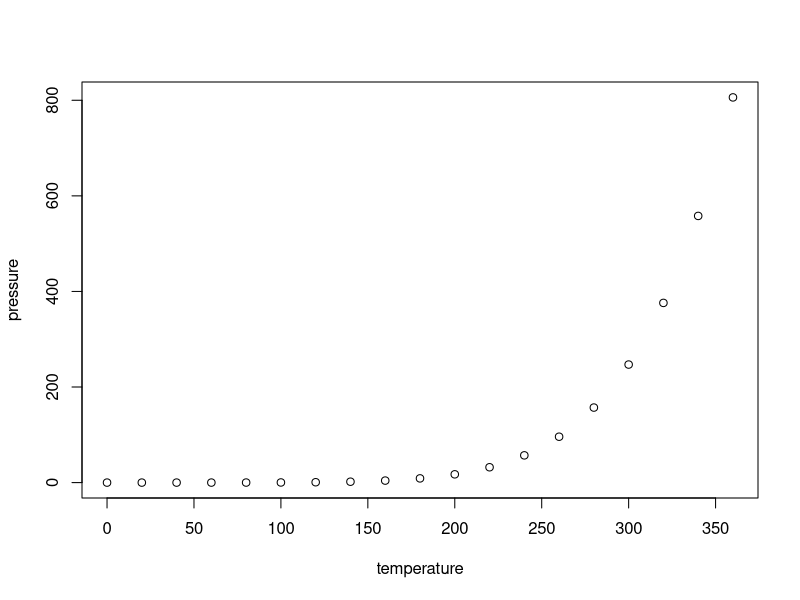
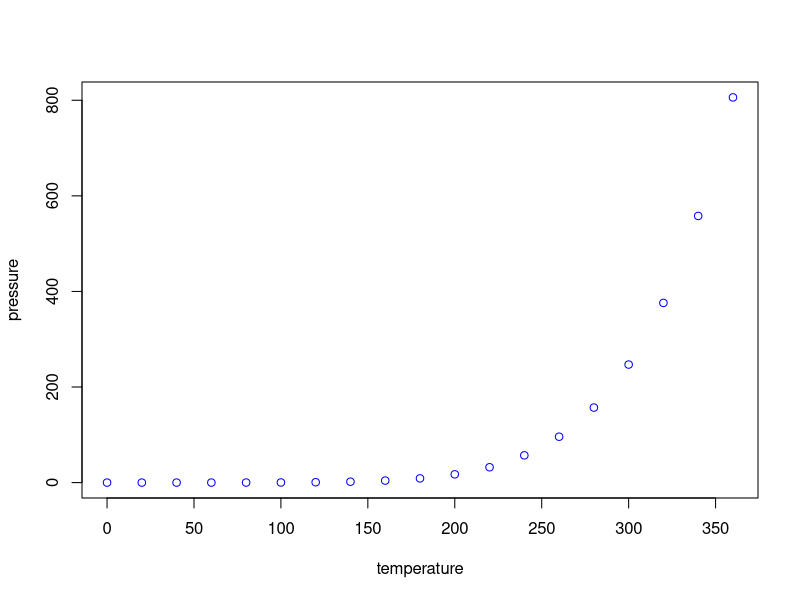
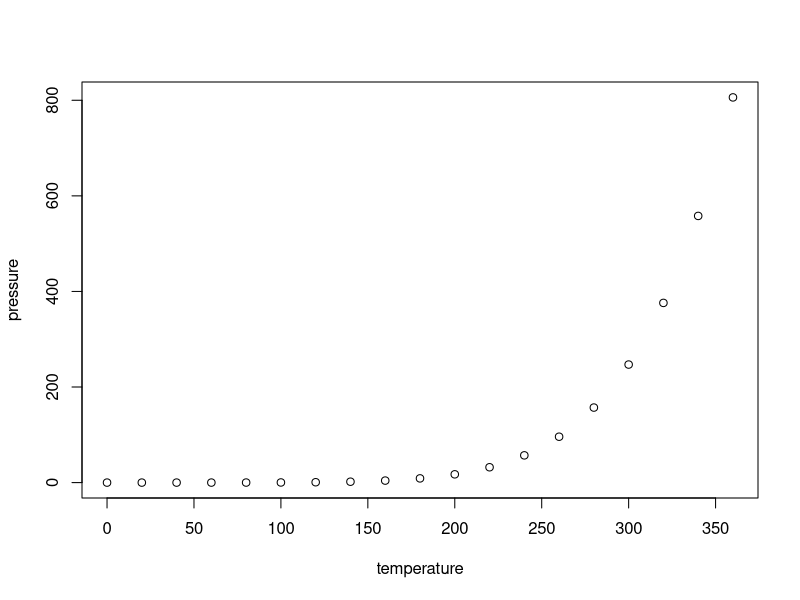
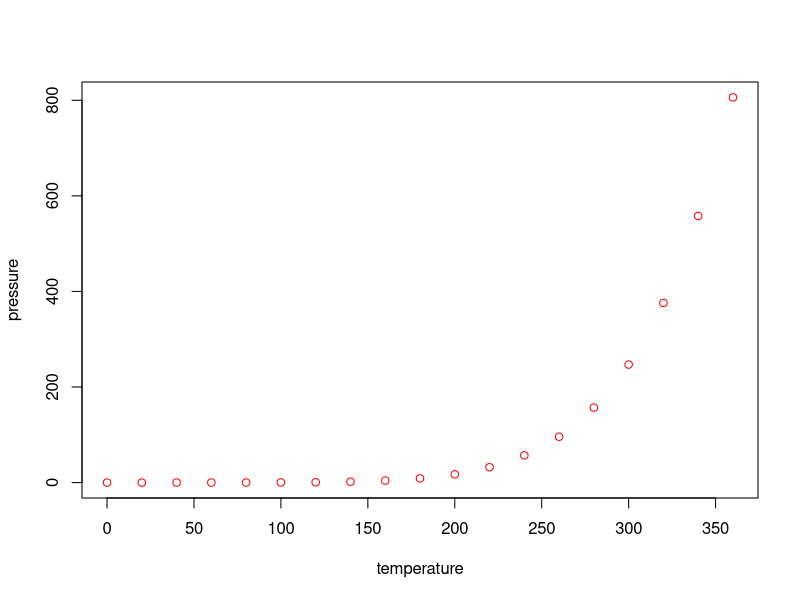

Here is the R script that generated these plots, in order:
## ---- chunk 1
knitr::opts_chunk$set(echo = TRUE, fig.path = 'figs/', cache = TRUE)
## ---- chunk 2
summary(cars)
## ---- chunk 3
plot(pressure)
summary(pressure)
pressure = pressure
## ---- chunk 4
plot(pressure, col = 'blue')
## ---- chunk 5
plot(pressure)
## ---- chunk 6
plot(pressure, col = 'red')
## ---- chunk 7
knitr::opts_chunk$set(echo = TRUE, fig.path = 'figs/', cache = TRUE)
install.packages('ggplot2')
library(ggplot2)
diamonds = diamonds
